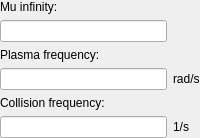
                <widget class="QWidget" name="page_Drude_2">
                 <layout class="QGridLayout" name="gridLayout_20">
                  <property name="leftMargin">
                   <number>0</number>
                  </property>
                  <property name="topMargin">
                   <number>0</number>
                  </property>
                  <property name="rightMargin">
                   <number>0</number>
                  </property>
                  <property name="bottomMargin">
                   <number>0</number>
                  </property>
                  <property name="spacing">
                   <number>6</number>
                  </property>
                  <item row="4" column="0">
                   <widget class="QLabel" name="label_83">
                    <property name="text">
                     <string>Collision frequency:</string>
                    </property>
                   </widget>
                  </item>
                  <item row="3" column="0">
                   <widget class="QLineEdit" name="lineEdit_MaPlasmaFrequency"/>
                  </item>
                  <item row="1" column="0">
                   <widget class="QLineEdit" name="lineEdit_MaMuInfinity_3"/>
                  </item>
                  <item row="5" column="1">
                   <widget class="QLabel" name="label_86">
                    <property name="text">
                     <string>1/s</string>
                    </property>
                   </widget>
                  </item>
                  <item row="3" column="1">
                   <widget class="QLabel" name="label_90">
                    <property name="text">
                     <string>rad/s</string>
                    </property>
                   </widget>
                  </item>
                  <item row="5" column="0">
                   <widget class="QLineEdit" name="lineEdit_MaCollisionFrequency"/>
                  </item>
                  <item row="0" column="0">
                   <widget class="QLabel" name="label_85">
                    <property name="text">
                     <string>Mu infinity:</string>
                    </property>
                   </widget>
                  </item>
                  <item row="2" column="0">
                   <widget class="QLabel" name="label_89">
                    <property name="text">
                     <string>Plasma frequency:</string>
                    </property>
                   </widget>
                  </item>
                 </layout>
                </widget>
